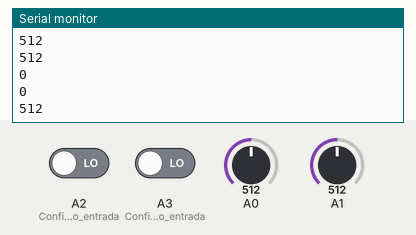
A sketch run on a simulated Arduino Uno, built with avr-gcc and run on an emulated ATmega328P. Parts: the last lines printed to the serial monitor. The test bench sets the inputs (shaded band); at power-on: A0 = 512, A1 = 512, A2 (Configura_A2_como_entrada) LOW, A3 (Configura_A3_como_entrada) LOW.

Above: at 1.2 s.
1.3 s: A0 set to 716
At 2.0 s:
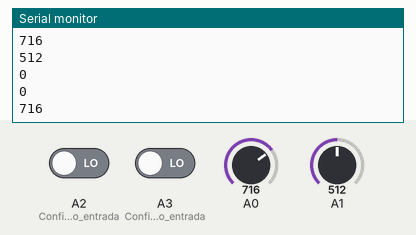
2.8 s: A1 set to 306
At 3.8 s:
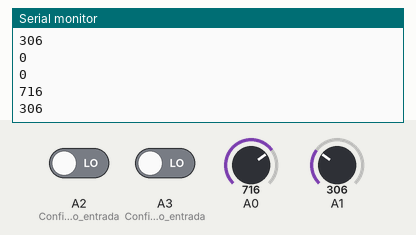
4.3 s: A2 (Configura_A2_como_entrada) driven HIGH
5.8 s: A0 set to 900
At 6.4 s:
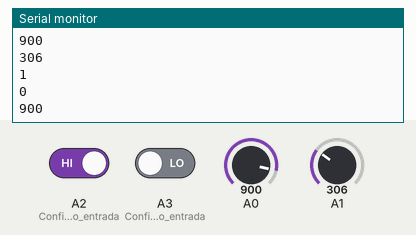
7.3 s: A1 set to 122
At 8.1 s:
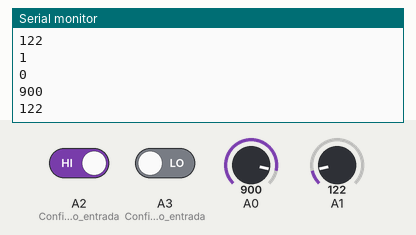
Timing chart, 0 to 9.8 s (numbered marks = the images above; inputs shaded):
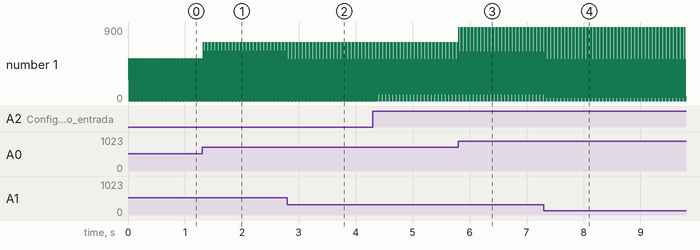

Measured:
- after the input at 1.3 s, the serial monitor: prints a new line at once (image 1)
- after the input at 2.8 s, the serial monitor: prints a new line at once (image 2)
- after the input at 5.8 s, the serial monitor: prints a new line at once (image 3)
- after the input at 7.3 s, the serial monitor: prints a new line at once (image 4)
- plotted number 1: 512 → 716 after the input at 1.3 s

The sketch:

entradas_analogicas_de_potenciometros_y_pulsadores1.ino
```cpp
// C++ code
//
//

int sensorValue = 0;

void setup()
{
  pinMode(A0, INPUT);
  pinMode(A1, INPUT);
  pinMode(A2, INPUT); // Configura A2 como entrada para el botón
  pinMode(A3, INPUT); // Configura A3 como entrada para el botón
  Serial.begin(9600); // Llamada a Serial.begin una vez
}

void loop()
{
  // Leer el valor en el pin analógico 0:
  sensorValue = analogRead(A0);
  // Imprimir el valor leído:
  Serial.println(sensorValue);
  delay(10); // Retraso pequeño para mejorar el rendimiento de la simulación

  // Leer el valor en el pin analógico 1:
  sensorValue = analogRead(A1);
  // Imprimir el valor leído:
  Serial.println(sensorValue);
  delay(10); // Retraso pequeño para mejorar el rendimiento de la simulación

  // Leer el estado del botón conectado al pin analógico 2:
  int buttonState2 = digitalRead(A2);
  // Imprimir el estado del botón:
  Serial.println(buttonState2);

  // Leer el estado del botón conectado al pin analógico 3:
  int buttonState3 = digitalRead(A3);
  // Imprimir el estado del botón:
  Serial.println(buttonState3);

  delay(10); // Retraso pequeño para mejorar el rendimiento de la simulación
}
```
